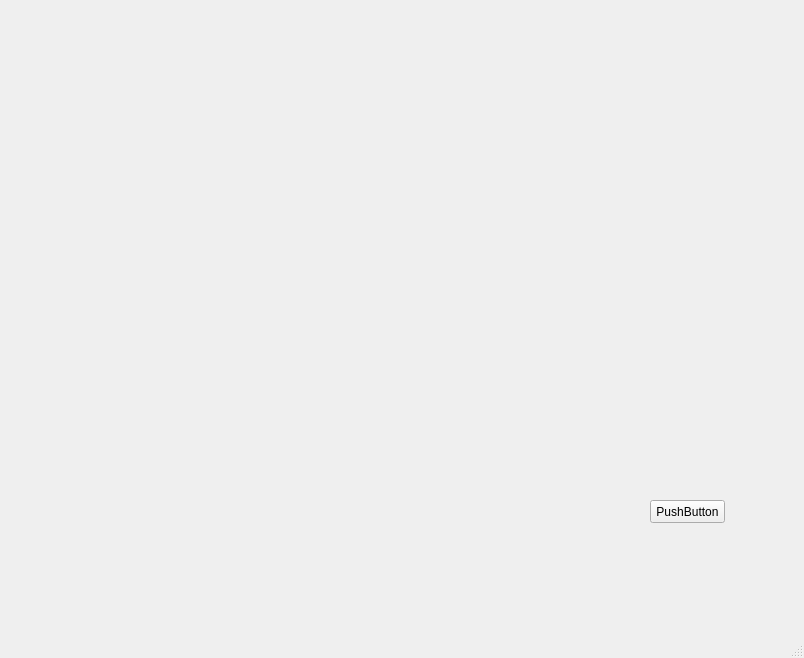
<?xml version="1.0" encoding="UTF-8"?>
<ui version="4.0">
 <class>MainWindow</class>
 <widget class="QMainWindow" name="MainWindow">
  <property name="geometry">
   <rect>
    <x>0</x>
    <y>0</y>
    <width>804</width>
    <height>658</height>
   </rect>
  </property>
  <property name="windowTitle">
   <string>MainWindow</string>
  </property>
  <widget class="QWidget" name="centralwidget">
   <widget class="QPushButton" name="pushButton">
    <property name="geometry">
     <rect>
      <x>650</x>
      <y>500</y>
      <width>75</width>
      <height>23</height>
     </rect>
    </property>
    <property name="text">
     <string>PushButton</string>
    </property>
    <property name="checkable">
     <bool>true</bool>
    </property>
   </widget>
   <widget class="QWidget" name="gridLayoutWidget">
    <property name="geometry">
     <rect>
      <x>30</x>
      <y>50</y>
      <width>411</width>
      <height>451</height>
     </rect>
    </property>
    <layout class="QGridLayout" name="gridLayout">
     <property name="sizeConstraint">
      <enum>QLayout::SetMaximumSize</enum>
     </property>
     <property name="leftMargin">
      <number>0</number>
     </property>
    </layout>
   </widget>
  </widget>
  <widget class="QMenuBar" name="menubar">
   <property name="geometry">
    <rect>
     <x>0</x>
     <y>0</y>
     <width>804</width>
     <height>21</height>
    </rect>
   </property>
  </widget>
  <widget class="QStatusBar" name="statusbar"/>
 </widget>
 <resources/>
 <connections/>
</ui>
